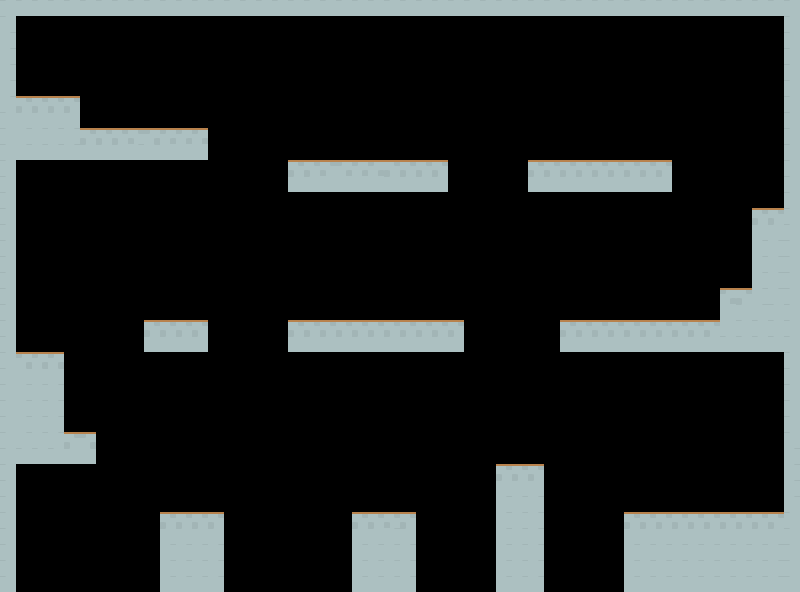

The image is a tile-based game level rendered from a .tmx file. Its description and complete source (layers, tilesets, objects, tile grids) follow:
An orthogonal 50x37 tile map with 16x16 px tiles, 1 tile layer (Capa de Patrones 1).

<map version="1.2" tiledversion="1.2.0" orientation="orthogonal" renderorder="right-down" width="50" height="37" tilewidth="16" tileheight="16" infinite="0" nextlayerid="2" nextobjectid="1">
 <tileset firstgid="1" source="../assets/scenarios/patrones 16x16.tsx" />
 <layer id="1" name="Capa de Patrones 1" width="50" height="37">
  <data encoding="csv">
5199,5199,5199,5199,5199,5199,5199,5199,5199,5199,5199,5199,5199,5199,5199,5199,5199,5199,5199,5199,5199,5199,5199,5199,5199,5199,5199,5199,5199,5199,5199,5199,5199,5199,5199,5199,5199,5199,5199,5199,5199,5199,5199,5199,5199,5199,5199,5199,5199,5199,
5199,0,0,0,0,0,0,0,0,0,0,0,0,0,0,0,0,0,0,0,0,0,0,0,0,0,0,0,0,0,0,0,0,0,0,0,0,0,0,0,0,0,0,0,0,0,0,0,0,5199,
2147488847,0,0,0,0,0,0,0,0,0,0,0,0,0,0,0,0,0,0,0,0,0,0,0,0,0,0,0,0,0,0,0,0,0,0,0,0,0,0,0,0,0,0,0,0,0,0,0,0,5199,
2147488847,0,0,0,0,0,0,0,0,0,0,0,0,0,0,0,0,0,0,0,0,0,0,0,0,0,0,0,0,0,0,0,0,0,0,0,0,0,0,0,0,0,0,0,0,0,0,0,0,5199,
2147488847,0,0,0,0,0,0,0,0,0,0,0,0,0,0,0,0,0,0,0,0,0,0,0,0,0,0,0,0,0,0,0,0,0,0,0,0,0,0,0,0,0,0,0,0,0,0,0,0,5199,
2147488847,0,0,0,0,0,0,0,0,0,0,0,0,0,0,0,0,0,0,0,0,0,0,0,0,0,0,0,0,0,0,0,0,0,0,0,0,0,0,0,0,0,0,0,0,0,0,0,0,5199,
2147488847,5094,5094,5094,5094,0,0,0,0,0,0,0,0,0,0,0,0,0,0,0,0,0,0,0,0,0,0,0,0,0,0,0,0,0,0,0,0,0,0,0,0,0,0,0,0,0,0,0,0,5199,
5199,5199,5199,5199,5199,0,0,0,0,0,0,0,0,0,0,0,0,0,0,0,0,0,0,0,0,0,0,0,0,0,0,0,0,0,0,0,0,0,0,0,0,0,0,0,0,0,0,0,0,5199,
5199,2147488847,2147488847,2147488847,2147488847,5094,5094,5094,5094,2147488742,2147488742,2147488742,2147488742,0,0,0,0,0,0,0,0,0,0,0,0,0,0,0,0,0,0,0,0,0,0,0,0,0,0,0,0,0,0,0,0,0,0,0,0,5199,
5199,2147488847,2147488847,2147488847,2147488847,5199,5199,5199,2147488847,2147488847,2147487164,2147487164,2147487164,0,0,0,0,0,0,0,0,0,0,0,0,0,0,0,0,0,0,0,0,0,0,0,0,0,0,0,0,0,0,0,0,0,0,0,0,5199,
5199,0,0,0,0,0,0,0,0,0,0,0,0,0,0,0,0,0,5094,5094,5094,2147488742,2147488742,2147488742,5094,5094,5094,5094,0,0,0,0,0,5094,5094,5094,5094,5094,5094,5094,5094,5094,0,0,0,0,0,0,0,5199,
5199,0,0,0,0,0,0,0,0,0,0,0,0,0,0,0,0,0,5199,5199,2147487587,2147487587,2147487587,2147487587,5199,5199,5199,5199,0,0,0,0,0,5199,5199,5199,5199,5199,5199,5199,5199,5199,0,0,0,0,0,0,0,5199,
5199,0,0,0,0,0,0,0,0,0,0,0,0,0,0,0,0,0,0,0,0,0,0,0,0,0,0,0,0,0,0,0,0,0,0,0,0,0,0,0,0,0,0,0,0,0,0,0,0,5199,
5199,0,0,0,0,0,0,0,0,0,0,0,0,0,0,0,0,0,0,0,0,0,0,0,0,0,0,0,0,0,0,0,0,0,0,0,0,0,0,0,0,0,0,0,0,0,0,5094,5094,5199,
5199,0,0,0,0,0,0,0,0,0,0,0,0,0,0,0,0,0,0,0,0,0,0,0,0,0,0,0,0,0,0,0,0,0,0,0,0,0,0,0,0,0,0,0,0,0,0,5199,5199,5199,
5199,0,0,0,0,0,0,0,0,0,0,0,0,0,0,0,0,0,0,0,0,0,0,0,0,0,0,0,0,0,0,0,0,0,0,0,0,0,0,0,0,0,0,0,0,0,0,2147488847,2147488847,5199,
5199,0,0,0,0,0,0,0,0,0,0,0,0,0,0,0,0,0,0,0,0,0,0,0,0,0,0,0,0,0,0,0,0,0,0,0,0,0,0,0,0,0,0,0,0,0,0,2147488847,2147488847,5199,
5199,0,0,0,0,0,0,0,0,0,0,0,0,0,0,0,0,0,0,0,0,0,0,0,0,0,0,0,0,0,0,0,0,0,0,0,0,0,0,0,0,0,0,0,0,0,0,2147488847,2147488847,5199,
5199,0,0,0,0,0,0,0,0,0,0,0,0,0,0,0,0,0,0,0,0,0,0,0,0,0,0,0,0,0,0,0,0,0,0,0,0,0,0,0,0,0,0,0,0,2147488742,5094,2147488847,2147488847,5199,
5199,0,0,0,0,0,0,0,0,0,0,0,0,0,0,0,0,0,0,0,0,0,0,0,0,0,0,0,0,0,0,0,0,0,0,0,0,0,0,0,0,0,0,0,0,2147487587,5199,2147488847,5199,5199,
5199,0,0,0,0,0,0,0,0,5094,5094,5094,5094,0,0,0,0,0,5094,5094,5094,5094,5094,5094,5094,5094,5094,5094,5094,0,0,0,0,0,0,5094,5094,5094,5094,5094,5094,5094,5094,5094,5094,2147487587,5199,5199,5199,5199,
5199,0,0,0,0,0,0,0,0,5199,5199,5199,5199,0,0,0,0,0,5199,5199,5199,5199,5199,5199,5199,5199,5199,5199,5199,0,0,0,0,0,0,5199,5199,5199,5199,5199,5199,5199,5199,5199,5199,5199,5199,5199,5199,5199,
5199,2147488742,2147488742,2147488742,0,0,0,0,0,0,0,0,0,0,0,0,0,0,0,0,0,0,0,0,0,0,0,0,0,0,0,0,0,0,0,0,0,0,0,0,0,0,0,0,0,0,0,0,0,5199,
5199,2147488847,2147488847,2147488847,0,0,0,0,0,0,0,0,0,0,0,0,0,0,0,0,0,0,0,0,0,0,0,0,0,0,0,0,0,0,0,0,0,0,0,0,0,0,0,0,0,0,0,0,0,5199,
5199,2147488847,2147488847,2147488847,0,0,0,0,0,0,0,0,0,0,0,0,0,0,0,0,0,0,0,0,0,0,0,0,0,0,0,0,0,0,0,0,0,0,0,0,0,0,0,0,0,0,0,0,0,5199,
5199,2147488847,2147488847,2147488847,0,0,0,0,0,0,0,0,0,0,0,0,0,0,0,0,0,0,0,0,0,0,0,0,0,0,0,0,0,0,0,0,0,0,0,0,0,0,0,0,0,0,0,0,0,5199,
5199,2147488847,2147488847,2147488847,0,0,0,0,0,0,0,0,0,0,0,0,0,0,0,0,0,0,0,0,0,0,0,0,0,0,0,0,0,0,0,0,0,0,0,0,0,0,0,0,0,0,0,0,0,5199,
5199,2147488847,2147488847,2147488847,5094,2147488742,0,0,0,0,0,0,0,0,0,0,0,0,0,0,0,0,0,0,0,0,0,0,0,0,0,0,0,0,0,0,0,0,0,0,0,0,0,0,0,0,0,0,0,5199,
5199,5199,5199,5199,5199,2147488847,0,0,0,0,0,0,0,0,0,0,0,0,0,0,0,0,0,0,0,0,0,0,0,0,0,0,0,0,0,0,0,0,0,0,0,0,0,0,0,0,0,0,0,2147488847,
5199,0,0,0,0,0,0,0,0,0,0,0,0,0,0,0,0,0,0,0,0,0,0,0,0,0,0,0,0,0,0,5094,5094,5094,0,0,0,0,0,0,0,0,0,0,0,0,0,0,0,2147488847,
5199,0,0,0,0,0,0,0,0,0,0,0,0,0,0,0,0,0,0,0,0,0,0,0,0,0,0,0,0,0,0,5199,5199,5199,0,0,0,0,0,0,0,0,0,0,0,0,0,0,0,2147488847,
5199,0,0,0,0,0,0,0,0,0,0,0,0,0,0,0,0,0,0,0,0,0,0,0,0,0,0,0,0,0,0,2147488847,2147488847,2147488847,0,0,0,0,0,0,0,0,0,0,0,0,0,0,0,2147488847,
5199,0,0,0,0,0,0,0,0,0,5094,5094,5094,5094,0,0,0,0,0,0,0,0,5094,5094,5094,5094,0,0,0,0,0,2147488847,2147488847,2147488847,0,0,0,0,0,5094,5094,5094,5094,5094,5094,5094,5094,5094,5094,5199,
5199,0,0,0,0,0,0,0,0,0,5199,5199,5199,5199,0,0,0,0,0,0,0,0,5199,5199,2147488847,5199,0,0,0,0,0,2147488847,2147488847,2147488847,0,0,0,0,0,5199,5199,5199,5199,5199,5199,5199,5199,5199,5199,5199,
5199,0,0,0,0,0,0,0,0,0,2147488847,2147488847,2147488847,2147488847,0,0,0,0,0,0,0,0,2147488847,2147488847,2147488847,2147488847,0,0,0,0,0,2147488847,2147488847,2147488847,0,0,0,0,0,2147488847,2147488847,2147488847,2147488847,2147488847,2147488847,2147488847,2147488847,2147488847,2147488847,5199,
5199,0,0,0,0,0,0,0,0,0,2147488847,2147488847,2147488847,2147488847,0,0,0,0,0,0,0,0,2147488847,2147488847,2147488847,2147488847,0,0,0,0,0,2147488847,2147488847,2147488847,0,0,0,0,0,2147488847,2147488847,2147488847,2147488847,2147488847,2147488847,2147488847,2147488847,2147488847,2147488847,5199,
5199,0,0,0,0,0,0,0,0,0,2147488847,2147488847,2147488847,2147488847,0,0,0,0,0,0,0,0,2147488847,2147488847,2147488847,2147488847,0,0,0,0,0,2147488847,2147488847,2147488847,0,0,0,0,0,2147488847,2147488847,2147488847,2147488847,2147488847,2147488847,2147488847,2147488847,2147488847,2147488847,5199
</data>
 </layer>
</map>
